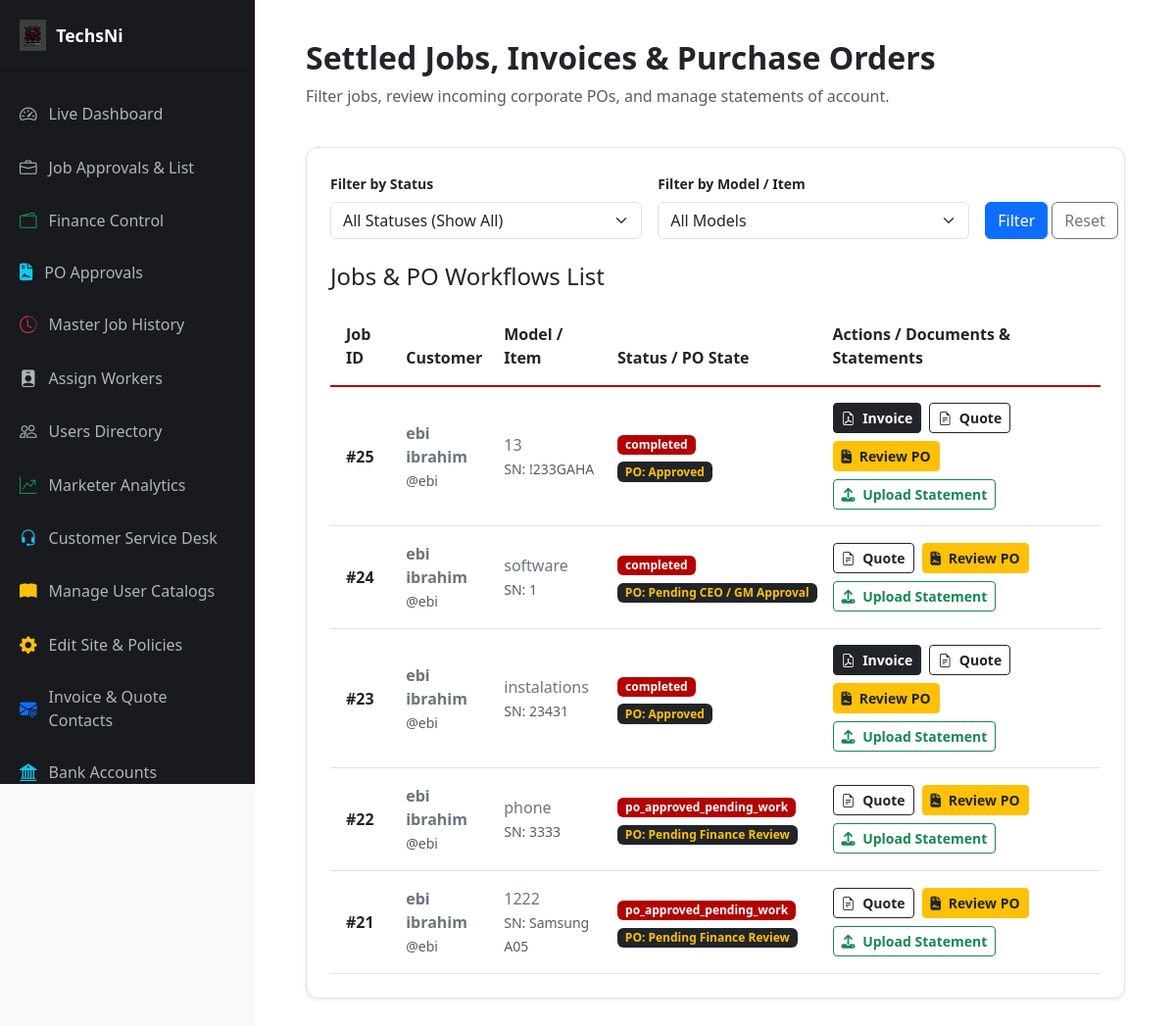
The page /services/dashboard/finance/invoices/ (signed in) on the database its author committed.
### services/models.py (models this page shows, shortened)
class Job(models.Model):
    STATUS_CHOICES = (
        ('pending', 'Pending Review'),
        ('approved', 'Approved'),
        ('rejected', 'Rejected'),
        ('quote_sent', 'Quote Sent'),
        ('quote_approved', 'Quote Approved'),
        ('quote_rejected', 'Quote Rejected'),
        ('deposit_paid', 'Deposit Paid'),
        ('on_site', 'Worker On-Site'),
        ('in_progress', 'Work in Progress'),
        ('completed', 'Work Completed'),
        ('fully_paid', 'Fully Paid & Invoiced'),
        ('pending_finance_review', 'Pending Finance Review'),
        ('settled', 'Settled & Closed'),
    )
    customer = models.ForeignKey(User, on_delete=models.CASCADE, related_name='job_requests')
    job_type = models.ForeignKey(JobType, on_delete=models.SET_NULL, null=True, blank=True, verbose_name="Job Type")
    model_type = models.CharField(max_length=100, blank=True, null=True)
    serial_number = models.CharField(max_length=100, blank=True, null=True)
    condition = models.CharField(max_length=100, blank=True, null=True)
    description = models.TextField()
    image1 = models.ImageField(upload_to='jobs/images/', blank=True, null=True)
    image2 = models.ImageField(upload_to='jobs/images/', blank=True, null=True)
    image3 = models.ImageField(upload_to='jobs/images/', blank=True, null=True)
    video = models.FileField(upload_to='jobs/videos/', blank=True, null=True)
    status = models.CharField(max_length=30, choices=STATUS_CHOICES, default='pending')
    assigned_worker = models.ForeignKey(User, on_delete=models.SET_NULL, null=True, blank=True, related_name='assigned_jobs')
    is_po_job = models.BooleanField(default=False)
    po_number = models.CharField(max_length=100, blank=True, null=True)
    created_at = models.DateTimeField(auto_now_add=True)

class User(AbstractUser):
    groups = models.ManyToManyField(
        'auth.Group',
        related_name='custom_user_set',
        blank=True,
        help_text='The groups this user belongs to.',
        verbose_name='groups',
    )
    user_permissions = models.ManyToManyField(
        'auth.Permission',
        related_name='custom_user_permissions_set',
        blank=True,
        help_text='Specific permissions for this user.',
        verbose_name='user permissions',
    )
    ROLE_CHOICES = (
        ('ceo', 'CEO'),
        ('general_manager', 'General Manager'),
        ('manager', 'Manager'),
        ('assistant_manager', 'Assistant Manager'),
        ('customer_service', 'Customer Service Representative'),
        ('worker', 'Worker'),
        ('customer', 'Customer'),
        ('marketer', 'Marketer'),
    )
    role = models.CharField(max_length=30, choices=ROLE_CHOICES, default='customer')
    employee_id = models.CharField(max_length=50, unique=True, blank=True, null=True, verbose_name="ID Number")
    email = models.EmailField(unique=True, blank=False, null=False)
    phone_number = models.CharField(max_length=20, unique=True, null=True, blank=True)
    country = models.CharField(max_length=50, default='Nigeria')
    state = models.CharField(max_length=100, blank=True, null=True)
    capital = models.CharField(max_length=100, blank=True, null=True)
    lga = models.CharField(max_length=100, blank=True, null=True)
    address = models.TextField(blank=True, null=True)
    description = models.TextField(blank=True, null=True)
    narration = models.TextField(blank=True, null=True)
    is_verified = models.BooleanField(default=False)
    otp_code = models.CharField(max_length=6, blank=True, null=True)
    commission_percentage = models.DecimalField(
        max_digits=5, decimal_places=2, blank=True, null=True,
        verbose_name="Custom Commission Percentage (%)"
    )
    referred_by = models.ForeignKey('self', null=True, blank=True, on_delete=models.SET_NULL, related_name='referrals')

class PurchaseOrderRecord(models.Model):
    APPROVAL_STATUS_CHOICES = (
        ('pending_finance_review', 'Pending Finance Review'),
        ('pending_executive_approval', 'Pending CEO / GM Approval'),
        ('approved', 'Approved'),
        ('rejected', 'Rejected'),
        ('payment_pending_confirmation', 'Payment Pending Confirmation'),
        ('settled', 'Settled'),
    )
    job = models.OneToOneField(Job, on_delete=models.CASCADE, related_name='purchase_order')
    customer = models.ForeignKey(User, on_delete=models.CASCADE, related_name='purchase_orders')
    po_number = models.CharField(max_length=100, blank=True, null=True, verbose_name="Customer PO Number")
    po_document = models.FileField(upload_to='purchase_orders/pdfs/', verbose_name="Attached PO Document (PDF/Image)")
    payment_terms = models.CharField(max_length=100, default="Net 30 Days", verbose_name="Payment Terms")
    due_date = models.DateField(null=True, blank=True, verbose_name="Calculated PO Due Date")
    status = models.CharField(max_length=50, choices=APPROVAL_STATUS_CHOICES, default='pending_finance_review')
    finance_approved_by = models.ForeignKey(User, on_delete=models.SET_NULL, null=True, blank=True, related_name='finance_approved_pos')
    executive_approved_by = models.ForeignKey(User, on_delete=models.SET_NULL, null=True, blank=True, related_name='executive_approved_pos')
    reminder_7day_sent = models.BooleanField(default=False, verbose_name="7-Day Reminder Sent")
    reminder_2day_sent = models.BooleanField(default=False, verbose_name="2-Day Reminder Sent")
    customer_marked_paid = models.BooleanField(default=False, verbose_name="Customer Marked as Paid")
    finance_confirmed_payment = models.BooleanField(default=False, verbose_name="Finance Confirmed Settlement")
    created_at = models.DateTimeField(auto_now_add=True)

### services/views.py (the view, shortened to what this page needs)
# urls.py: path('dashboard/finance/invoices/', views.finance_invoices_view, name='finance_invoices'),
@login_required
def finance_invoices_view(request):
    request.user.refresh_from_db()
    if not request.user.is_superuser and request.user.role != 'finance':
        return redirect('dashboard_router')
    jobs = Job.objects.all().select_related('customer', 'invoice').order_by('-id')
    for job in jobs:
        if job.status in ['settled', 'fully_paid'] and not hasattr(job, 'invoice'):
            invoice_num = f"INV-{job.id}-{random.randint(1000, 9999)}"
            Invoice.objects.get_or_create(
                job=job,
                defaults={'invoice_number': invoice_num}
            )
    all_statuses = Job.objects.values_list('status', flat=True).distinct()
    all_models = Job.objects.values_list('model_type', flat=True).distinct()
    status_filter = request.GET.get('status_filter', '')
    model_filter = request.GET.get('model_filter', '')
    if status_filter:
        jobs = jobs.filter(status=status_filter)
    if model_filter:
        jobs = jobs.filter(model_type=model_filter)
    return render(request, 'services/dashboards/finance_invoices.html', {
        'jobs': jobs,
        'all_statuses': all_statuses,
        'all_models': all_models,
        'status_filter': status_filter,
        'model_filter': model_filter,
    })

### services/templates/services/dashboards/finance_invoices.html (shortened to what this page needs)
{% extends 'services/dashboards/base_dashboard.html' %}
{% block content %}
<div class="row">
    <div class="col-md-12 mb-4">
        <h2 class="fw-bold text-dark">Settled Jobs, Invoices & Purchase Orders</h2>
        <p class="text-muted">Filter jobs, review incoming corporate POs, and manage statements of account.</p>
    </div>
    <div class="col-md-12 mb-4">
        <div class="card p-4 border-0 shadow-sm" style="background: #ffffff; border: 1px solid #dee2e6 !important; border-radius: 12px;">
            <form method="GET" class="row g-3 mb-4">
                <div class="col-md-5">
                    <label class="form-label fw-bold text-dark small">Filter by Status</label>
                    <select name="status_filter" class="form-select">
                        <option value="">All Statuses (Show All)</option>
                    </select>
                </div>
                <div class="col-md-5">
                    <label class="form-label fw-bold text-dark small">Filter by Model / Item</label>
                    <select name="model_filter" class="form-select">
                        <option value="">All Models</option>
                    </select>
                </div>
                <div class="col-md-2 d-flex align-items-end">
                    <button type="submit" class="btn btn-primary w-100 me-1">Filter</button>
                    <a href="{% url 'finance_invoices' %}" class="btn btn-outline-secondary">Reset</a>
                </div>
            </form>
            <h4 class="card-title mb-3 text-dark">Jobs & PO Workflows List</h4>
            <div class="table-responsive">
                <table class="table align-middle mb-0 text-dark" style="border-color: #dee2e6;">
                    <thead>
                        <tr style="border-bottom: 2px solid #b30000; color: #ffffff; background-color: #181a1e;">
                            <th class="py-3 px-3">Job ID</th>
                            <th class="py-3">Customer</th>
                            <th class="py-3">Model / Item</th>
                            <th class="py-3">Status / PO State</th>
                            <th class="py-3">Actions / Documents & Statements</th>
                        </tr>
                    </thead>
                    <tbody>
                        {% for job in jobs %}
                        <tr style="border-bottom: 1px solid #dee2e6;">
                            <td class="py-3 px-3 fw-bold text-dark">#{{ job.id }}</td>
                            <td class="py-3 text-secondary">
                                <strong>{{ job.customer.first_name }} {{ job.customer.last_name }}</strong><br>
                                <small class="text-muted">@{{ job.customer.username }}</small>
                            </td>
                            <td class="py-3 text-secondary">
                                {{ job.model_type }}<br>
                                <small class="text-muted">SN: {{ job.serial_number|default:"N/A" }}</small>
                            </td>
                            <td class="py-3">
                                <span class="badge px-2 py-1 text-white mb-1" style="background-color: #b30000;">{{ job.status }}</span>
                                {% if job.purchase_order %}
                                    <br><span class="badge bg-dark text-warning small">PO: {{ job.purchase_order.get_status_display }}</span>
                                {% endif %}
                            </td>
                            <td class="py-3">
                                <div class="d-flex flex-wrap gap-2 align-items-center">
                                    {% if job.invoice %}
                                        <a href="{% url 'download_invoice_pdf' job.id %}" target="_blank" class="btn btn-sm btn-dark fw-bold">
                                            <i class="bi bi-file-earmark-pdf me-1"></i> Invoice
                                        </a>
                                    {% endif %}
                                    {% if job.quotation %}
                                        <a href="{% url 'download_quotation_pdf' job.id %}" target="_blank" class="btn btn-sm btn-outline-dark fw-bold">
                                            <i class="bi bi-file-earmark-text me-1"></i> Quote
                                        </a>
                                    {% endif %}
                                    {% if job.purchase_order %}
                                        <a href="{% url 'finance_po_list' %}" class="btn btn-sm btn-warning text-dark fw-bold">
                                            <i class="fas fa-file-contract me-1"></i> Review PO
                                        </a>
                                    {% endif %}
                                    <button class="btn btn-sm btn-outline-success fw-bold" type="button" data-bs-toggle="collapse" data-bs-target="#statementUploadBox{{ job.id }}">
                                        <i class="fas fa-upload me-1"></i> Upload Statement
                                    </button>
                                </div>
                            </td>
                        </tr>
                        {% endfor %}
                    </tbody>
                </table>
            </div>
        </div>
    </div>
</div>
{% endblock %}

### services/templates/services/dashboards/base_dashboard.html (style rules this page uses)
body { background-color: #f8f9fa; color: #212529; font-family: 'Segoe UI', Tahoma, Geneva, Verdana, sans-serif; min-height: 100vh; overflow-x: hidden; }

### rows shown on the page
Job: id "25", customer.first_name "ebi", customer.last_name "ibrahim", customer.username "ebi", model_type "13", serial_number "!233GAHA", status "completed", purchase_order.status "Approved", shows "Invoice", shows "Quote", shows "Review PO"
Job: id "24", customer.first_name "ebi", customer.last_name "ibrahim", customer.username "ebi", model_type "software", serial_number "1", status "completed", purchase_order.status "Pending CEO / GM Approval", shows "Quote", shows "Review PO"
Job: id "23", customer.first_name "ebi", customer.last_name "ibrahim", customer.username "ebi", model_type "instalations", serial_number "23431", status "completed", purchase_order.status "Approved", shows "Invoice", shows "Quote", shows "Review PO"
Job: id "22", customer.first_name "ebi", customer.last_name "ibrahim", customer.username "ebi", model_type "phone", serial_number "3333", status "po_approved_pending_work", purchase_order.status "Pending Finance Review", shows "Quote", shows "Review PO"
Job: id "21", customer.first_name "ebi", customer.last_name "ibrahim", customer.username "ebi", model_type "1222", serial_number "Samsung A05", status "po_approved_pending_work", purchase_order.status "Pending Finance Review", shows "Quote", shows "Review PO"
